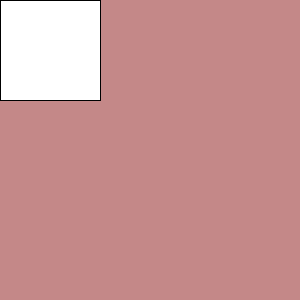
Frame 1 (no input)
Frame 60 (the mouse pressed at the canvas centre just before this capture): identical to frame 1, image omitted
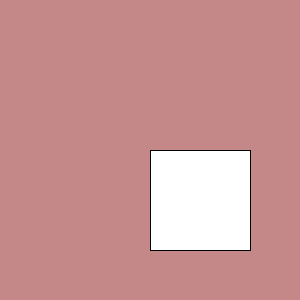
Frame 120 (the mouse held since frame 60 and released just before this capture)

The Processing sketch that drew these frames (run headless with seeded random() and noise(); from frame 60 on, the mouse is pressed at the canvas centre):

// Processing sketch: week16_draw
// ── week16_draw.pde
void setup(){
  size(300,300);
}
void draw(){
  background(#C48888);
  rect(mouseX,mouseY,100,100);
}
